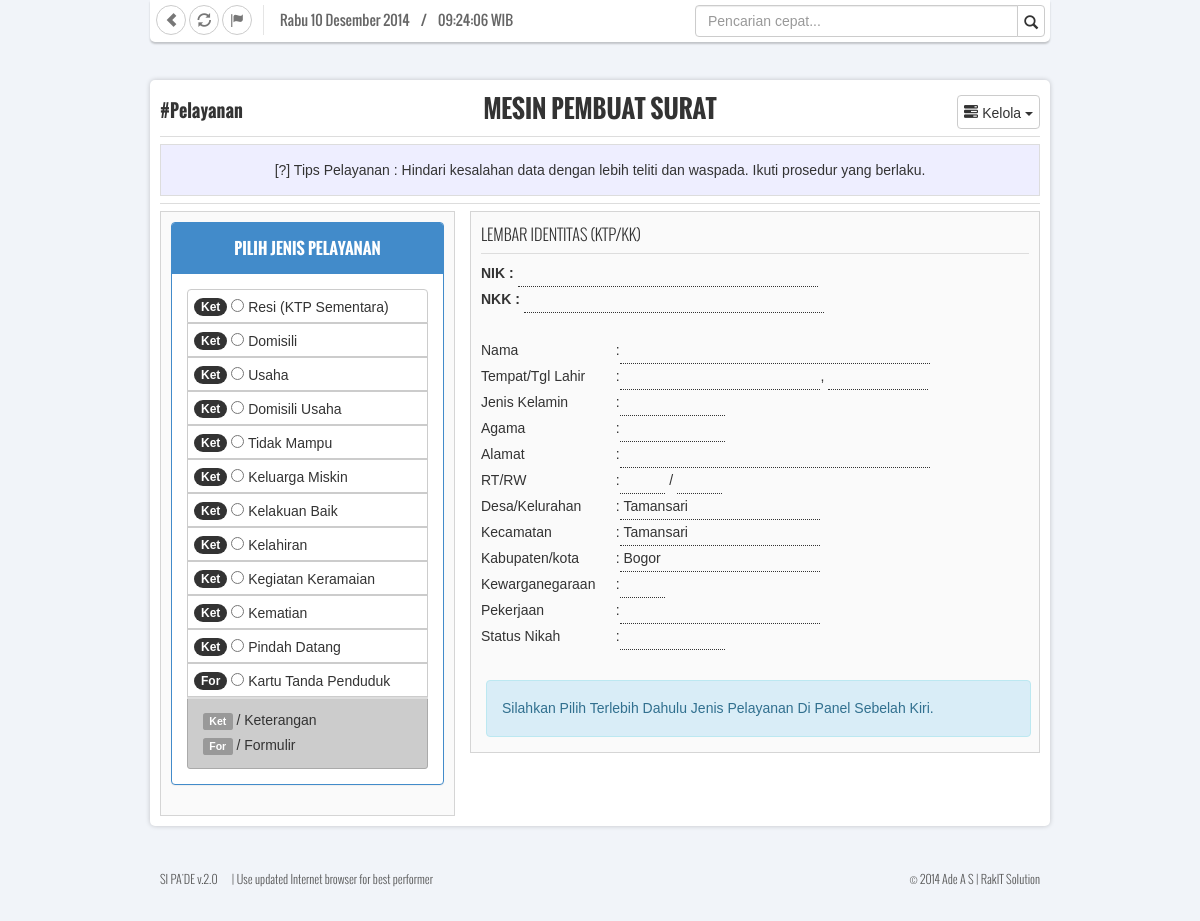
/t_surat.php (signed in), run on the app's committed database.
### tables this page shows
CREATE TABLE IF NOT EXISTS `arsip_surat` (
  `id_surat` int(5) NOT NULL AUTO_INCREMENT,
  `nama_surat` varchar(200) NOT NULL,
  `singkat_surat` varchar(50) NOT NULL,
  `ket_surat` varchar(500) NOT NULL,
  `jw` varchar(5) NOT NULL,
  `jenis` enum('K','F','P') NOT NULL DEFAULT 'K',
  `aktif` enum('Y','N') NOT NULL DEFAULT 'Y',
  PRIMARY KEY (`id_surat`)
);

CREATE TABLE IF NOT EXISTS `pengaturan` (
  `id` int(11) NOT NULL AUTO_INCREMENT,
  `desa` varchar(200) NOT NULL,
  `kecamatan` varchar(200) NOT NULL,
  `kabupaten` varchar(200) NOT NULL,
  `provinsi` varchar(200) NOT NULL,
  `alamat` varchar(500) NOT NULL,
  `kodepos` varchar(200) NOT NULL,
  `kodedesa` varchar(200) NOT NULL,
  `kodekab` varchar(10) NOT NULL,
  `kepaladesa` varchar(200) NOT NULL,
  `install` enum('Y','N') NOT NULL DEFAULT 'Y',
  PRIMARY KEY (`id`)
);

### fungsi/ubahkarakter.php (called while the page is built, shortened)
<?php
function ubah_huruf_ke_kecil($paragrap) {
$kalimat = strtolower($paragrap);
return $kalimat;
}
?>

### t_surat.php (the view, shortened to what this page needs)
<?php
if($_SESSION[login]==0){
  header('location:inc/logout.php');
}
else{
if (empty($_SESSION['namauser']) AND empty($_SESSION['passuser']) AND $_SESSION['login']==0){
  echo "Anda harus masuk terlebih dahulu !";
}
else{
?>
<?php
include "fungsi/ubahkarakter.php";
?>
<html xmlns="http://www.w3.org/1999/xhtml">
<head>
	<link rel="stylesheet" type="text/css" href="bootstrap/css/bootstrap.css">
	<link type="text/css" href="rakstrap/css/style.css" rel="stylesheet">
<link rel="stylesheet" href="rakstrap/css/autosuggest_inquisitor.css" type="text/css" media="screen" charset="utf-8" />
  <link href="rakstrap/css/loadingindicator.css" rel="stylesheet">
    <link href="bootstrap/css/bootstrap-datetimepicker.min.css" rel="stylesheet" media="screen">
</head>
<body class="pace-done">
<?php include "inc/ui_top_panel.php"; ?>
<div class="container clearfix">
<div class="header clearfix">
<div class="row">
  <div class="col-md-4"><h2>#Pelayanan</h2></div>
  <div class="col-md-4" style="text-align:center;"><h1>MESIN PEMBUAT SURAT</h1></div>
  <div class="col-md-4" style="text-align:right;">
<div class="btn-group">
    <button data-toggle="dropdown" class="btn btn-default dropdown-toggle" type="button">
      <span class="glyphicon glyphicon-tasks"></span> Kelola
      <span class="caret"></span>
    </button>
	</div>
</div>
</div>
    <div class="clear"> </div><hr>
<div class="informasi" align="center"> [?] Tips Pelayanan : Hindari kesalahan data dengan lebih teliti dan waspada. Ikuti prosedur yang berlaku.
     </div>
     <hr>
	 </div>
<form action="submit.php" method="POST" class="input has-validation-callback" id="t_surat">
     <div class="content clearfix" style="width:295px; float:left; margin:0;">
     <div class="panel panel-primary">
      <div class="panel-heading">
        <h2 class="panel-title" align="center">PILIH JENIS PELAYANAN</h2>
      </div>
      <div class="panel-body">
    <div class="btn-group-vertical"  style="width:241px;">
    <?php
$surat=mysql_query("SELECT * FROM arsip_surat where aktif='Y'");
	while($s=mysql_fetch_array($surat)){
$singkat = ubah_huruf_ke_kecil($s['singkat_surat']);
if ($s[jenis]=='K'){$jenissurat='Ket';$jenissuratinfo='Surat Keterangan';}
if ($s[jenis]=='F'){$jenissurat='For';$jenissuratinfo='Formulir';}
echo "<label class='btn btn-default' id='$singkat'>
	<span class='badge' title='$jenissuratinfo'>$jenissurat</span>
        <input type='radio' name='surat' value='$s[id_surat]' class='trigger'  data-rel='$singkat'/> $s[nama_surat]
    </label>
    <div style='display: none;' class='lembar2 surat_$singkat info_surat'>$s[ket_surat]</div>";
	} ?>
	      </div>
  <div class="panel-footer">
  <span class="label label-default">Ket</span> / Keterangan<br/>
  <span class="label label-default">For</span> / Formulir</div>
    </div>
    </div>
     </div>
     <div class="content clearfix" style="width:570px; float:right; margin:0; position:static;">
<b>
<h3>LEMBAR IDENTITAS (KTP/KK)</h3></b><hr>
      <table border="0" width="100%">
  <tbody><tr>
    <td colspan="5" id="autosugest"><b>NIK :</b> <input autocomplete="off" name="noid" data-get="no_pen" value="<?php if(isset($_GET[nik])) {echo $_GET[nik];} ?>" style="width: 300px;" id="no_pen" data-validation="number" data-validation-error-msg="&nbsp;?&nbsp;&nbsp; : Pastikan data berupa angka." type="text">
      <span class="no_cek" id="no_pen_cek">&nbsp;</span></td>
    </tr>
  <tr>
    <td colspan="5" id="autosugest"><b>NKK :</b> <input name="nokk" data-get="no_kk" value="<?php if(isset($_GET[nokk])) {echo $_GET[nokk];} ?>" style="width: 300px;" id="no_kk" type="text">
      <span class="no_cek" id="no_kk_cek">&nbsp;</span></td>
    </tr>
  <tr>
    <td colspan="3">&nbsp;</td>
    <td colspan="2"></td>
  </tr>
  <tr>
    <td>Nama</td>
    <td width="0%">:</td>
    <td colspan="3"><input name="nama" id="nama" style="width:310px;" data-validation="custom" data-validation-regexp="^[a-zA-Z\.\(\)\-\s]+$" data-validation-error-msg="&nbsp;?&nbsp;&nbsp; : Jangan Menggunakan Singkatan,Angka." type="text"></td>
    </tr>
  <tr>
    <td>Tempat/Tgl Lahir</td>
    <td>:</td>
    <td colspan="3"><input name="ttl1" id="ttl1" data-validation="custom" data-validation-regexp="^[a-zA-Z\.\-\s]+$" data-validation-error-msg="&nbsp;?&nbsp;&nbsp; : Kota Kelahiran Harus di isi !" type="text" style="width:200px;">,
                    <input size="16" id="ttl2" data-date="" data-date-format="dd-mm-yyyy" value="" readonly="" type="text" name="ttl2" style="width:100px;" data-validation="date" data-validation-error-msg="&nbsp;?&nbsp;&nbsp;" data-validation-format="dd-mm-yyyy" maxlength="10">
                     </td>
    </tr>
  <tr>
    <td>Jenis Kelamin</td>
    <td>:</td>
    <td width="52%"><select name="jk" id="jk" data-validation="number" data-validation-error-msg="&nbsp;?&nbsp;&nbsp; : Pilih salah satu !" style="width:105px;">
    <option value="a" selected="selected"> </option>
    <option value="1">Laki-Laki</option>
    </select></td>
    <td width="1%">&nbsp;</td>
    <td width="17%">&nbsp;</td>
    </tr>
  <tr>
    <td>Agama</td>
    <td>:</td>
    <td><select name="agm" id="agm" data-validation="number" data-validation-error-msg="&nbsp;?&nbsp;&nbsp; : Pilih salah satu !" style="width:105px;">
	<option value="a" selected="selected"> </option>
    <?php $arsip_agama = mysql_query("select * from arsip_agama");
	while($agama=mysql_fetch_array($arsip_agama)){
		echo "<option value='$agama[id_agama]'>$agama[agama]</option>";
	}
		?></select>&nbsp;</td>
    <td>&nbsp;</td>
    <td>&nbsp;</td>
  </tr>
  <tr>
    <td>Alamat</td>
    <td>:</td>
    <td>
    <input name="almt" id="almt" style="width:310px;" data-validation="custom" data-validation-regexp="^[a-zA-Z\0-9\-\.\s]+$" data-validation-error-msg="&nbsp;?&nbsp;&nbsp; : Sebutkan KP/JL !" type="text"></td>
    <td rowspan="2"></td>
    <td>&nbsp;</td>
    </tr>
  <tr>
    <td>RT/RW</td>
    <td>:</td>
    <td>
      <input name="rt" id="rt" min="1" style="width:45px;" data-validation="number" data-validation-error-msg="&nbsp;?&nbsp;&nbsp; : Hanya berupa angka!" type="number"> /
      <input name="rw" id="rw" min="1" style="width:45px;" data-validation="number" data-validation-error-msg="&nbsp;?&nbsp;&nbsp; : Hanya berupa angka!" type="number">
    </td>
    <td></td>
  </tr><?php $pengaturan = mysql_query("select * from pengaturan where id='2'");
	$set=mysql_fetch_array($pengaturan);
		?>
  <tr>    <td>Desa/Kelurahan</td>
    <td>:</td>
    <td><input name="desa" id="desa" style="width:200px;" value="<?php echo "$set[desa]"; ?>" data-validation="custom" data-validation-regexp="^[a-zA-Z\-\.\s]+$" data-validation-error-msg="&nbsp;?&nbsp;&nbsp; : Harus diisi !" type="text">&nbsp;</td>
    <td></td>
    <td></td>
  </tr>
  <tr>
    <td>Kecamatan</td>
    <td>:</td>
    <td><input name="kec" id="kec" style="width:200px;" value="<?php echo "$set[kecamatan]"; ?>" data-validation="custom" data-validation-regexp="^[a-zA-Z\-\.\s]+$" data-validation-error-msg="&nbsp;?&nbsp;&nbsp; : Harus diisi !" type="text">&nbsp;</td>
    <td></td>
    <td></td>
  </tr>
  <tr>
    <td>Kabupaten/kota</td>
    <td>:</td>
    <td><input name="kab" id="kab" style="width:200px;" value="<?php echo "$set[kabupaten]"; ?>" data-validation="custom" data-validation-regexp="^[a-zA-Z\-\.\s]+$" data-validation-error-msg="&nbsp;?&nbsp;&nbsp; : Harus diisi !" type="text">&nbsp;</td>
    <td></td>
    <td></td>
  </tr>
  <tr>
    <td>Kewarganegaraan</td>
    <td>:</td>
    <td><select name="wn" id="wn" data-validation="number" data-validation-error-msg="&nbsp;?&nbsp;&nbsp; : Pilih salah satu !" style="width:45px;">
    <option value="a"> </option>
    <option value="1">WNI</option>
    </select></td>
    <td>&nbsp;</td>
    <td>&nbsp;</td>
    </tr>
  <tr>
    <td>Pekerjaan</td>
    <td>:</td>
    <td><select name="kerja" id="kerja" data-validation="number" data-validation-error-msg="&nbsp;?&nbsp;&nbsp; : Pilih salah satu !" style="width:200px;">
    <option value="a"> </option>
	<?php $arsip_pekerjaan = mysql_query("select * from arsip_pekerjaan");
	while($kerja=mysql_fetch_array($arsip_pekerjaan)){
		echo "<option value='$kerja[id_pekerjaan]'>$kerja[pekerjaan]</option>";
	}
		?></select></td>
    <td>&nbsp;</td>
    <td>&nbsp;</td>
    </tr>
  <tr>
    <td>Status Nikah</td>
    <td>:</td>
    <td><select name="status" id="status" data-validation="number" data-validation-error-msg="&nbsp;?&nbsp;&nbsp; : Pilih salah satu !" style="width:105px;">
    <option value="a"> </option>
	<?php $arsip_status = mysql_query("select * from arsip_status");
	while($sts=mysql_fetch_array($arsip_status)){
		echo "<option value='$sts[id_status]'>$sts[status]</option>";
	}
		?>
		</select></td>
    <td>&nbsp;</td>
    <td>&nbsp;</td>
    </tr>
  <tr>
    <td>&nbsp;</td>
    <td>&nbsp;</td>
    <td>&nbsp;</td>
    <td>&nbsp;</td>
    <td>&nbsp;</td>
  </tr>
      </tbody></table>
      <table width="100%" style="display:block;" class="lembar2" id="info">
      <tbody>
	  <tr>
        <td colspan="5" style="padding:5px;"><div class="alert alert-info" style="width:545px;">Silahkan Pilih Terlebih Dahulu Jenis Pelayanan Di Panel Sebelah Kiri.</div></td>
      </tr>
	  </tbody>
	  </table>
  </div>
     </form>
     </div> </div>
<div class="footer clearfix"><div style="float:left; width:300px; text-align:left;">SI PA'DE v.2.0 &nbsp;&nbsp;&nbsp;&nbsp; | Use updated Internet browser for best performer</div><div style="float:right; width:300px; text-align:right;">© 2014 Ade A S | RakIT Solution <br></div></div>
<br/>
</body></html>
  <?php
}
}
?>

### inc/ui_top_panel.php (shortened to what this page needs)
<div class="search-panel">
	<div class="container clearfix">
		<nav>
			<a href="beranda" data-info="Kembali" id="tooltip" data-toggle="tooltip" data-placement="bottom" title="Ke Beranda"><span class="glyphicon glyphicon-chevron-left"></span></a>
			<a href="javascript::" data-info="Muat Ulang" id="tooltip" onclick="window.location.reload()" data-toggle="tooltip" data-placement="bottom" title="Muat Ulang"><span class="glyphicon glyphicon-refresh"></span></a>
			<a href="javascript::" data-info="Info" id="tooltip" data-toggle="tooltip" data-placement="bottom" title="Bantuan"><span class="glyphicon glyphicon-flag"></span></a>
		</nav>
		<span  id="date_time" class="clock"></span>
		<div class="searchbox pull-right">
       <form id="searchForm" onsubmit="onSearchSubmit(event)" action="data?filterhdk=0&filterrw=0&filterrt=0&tampilan=2&jph=20&hal=1&by=0" method="get">
		 <div class="input-group">
     <input type="text" name="query" class="form-control" placeholder="Pencarian cepat..." value="<?php if(isset($_GET['query'])) {echo $_GET['query'];}?>">
  <span class="input-group-btn">
       <button class="btn btn-default" id="searchSubmit" type="submit"><span class="glyphicon glyphicon-search"></span></button>
     </span>
   </div>
	 </form>
	 </div>
	</div>
</div>

### rakstrap/css/style.css (style rules this page uses)
html,body,div,span,applet,object,iframe,h1,h2,h3,h4,h5,h6,p,blockquote,pre,a,abbr,acronym,address,big,cite,code,del,dfn,em,img,ins,kbd,q,s,samp,small,strike,strong,sub,sup,tt,var,b,u,i,dl,dt,dd,ol,nav ul,nav li,fieldset,form,label,legend,table,caption,tbody,tfoot,thead,tr,th,td,article,aside,canvas,details,embed,figure,figcaption,footer,header,hgroup,menu,nav,output,ruby,section,summary,time,mark,audio,video { margin:0;padding:0;border:0;font-size:100%;font:inherit;vertical-align:baseline; }
article, aside, details, figcaption, figure,footer, header, hgroup, menu, nav, section { display: block; }
table { border-collapse:collapse;border-spacing:0; }
body,ul,div,input { list-style:none;border:0;background:none;outline:none;margin:0;padding:0 }
a,a:active,a:link { color: #333; text-decoration: none }
body { font: 14px/20px "Tahoma",Helvetica,Arial,sans-serif; line-height: 20px; color:#333; background:none repeat scroll 0% 0% #F1F4F9; }
.clearfix:before, .clearfix:after { content: ""; display: table; }
.clearfix:after { clear: both; }
hr { color:#FFF;border: medium none; border-top:#ddd solid 1px; }
h1, h2, h3, h4, h5, h6 { font-family:'Oswald', Helvetica,Arial,sans-serif; font-weight: 400; color:#333333; }
h1,h2 { line-height:24px; }
h1 { font-family: 'Oswald', Helvetica,Arial,sans-serif; font-weight: 700; font-size: 25px; line-height: 25px; }
h2 { font-family: 'Oswald', Helvetica,Arial,sans-serif; font-weight: 700; font-size: 18px; line-height: 30px; }
h3 { font-family: 'Oswald', Helvetica,Arial,sans-serif; font-weight: 300; font-size: 16px; line-height: 24px; }
strong, b { font-weight: bold; }
.footer { width: 90%; margin: 20px auto 0 auto; padding: 10px; background: transparent; text-align:center; color:#555; font-size:12px; font-family: 'Oswald'; font-style: normal; font-weight: 300; line-height:25px; }
.container { width: 900px; margin: 30px auto 0px; background: none repeat scroll 0% 0% rgb(255, 255, 255); box-shadow: 0px 0px 5px rgba(0, 0, 0, 0.2); padding: 10px; border-radius: 5px; }
.header { padding: 0px; margin: 5px auto auto auto; }
.content { background: #fafafa; border: 1px solid rgb(213, 213, 213); margin: auto; padding: 10px; }
.content { font: 13px; line-height:25px; }
.content input[type="text"],.content input[type="number"] { border-bottom:dotted 1px #333; min-width:45px;color:#333; padding-left:3px; }
.content select { border:medium none; background:none; border-bottom:dotted 1px #333;color:#333; }
.content select option { border:medium none; background:#fff; }
select { cursor:text; -moz-appearance: none; -webkit-appearance:none; text-indent: 0.01px; text-overflow: ''; }
.informasi { background:#eef; background-image: -moz-linear-gradient(right, #fff, #eef); padding:15px 10px; border:solid 1px #ddd }
.search-panel .container > nav { float: left; }
.search-panel .container > nav a { float: left; position: relative; width: 30px; height: 30px; background: #fff; border-radius: 50%; color: #777; margin: 0 0.1em; padding:3px 0 0 7px; border: 1px solid #ccc; }
.search-panel { position:relative; width:900px; padding:0; height:50px; margin:auto; background:transparent; z-index:999; }
.search-panel .container { position:fixed; width:900px; padding:5px 5px;top:0px; background:-moz-linear-gradient(center top , #ffffff, #f5f5f5) repeat scroll 0% 0% #fafafa; margin:0px; border-radius:0; border-bottom-left-radius:5px; border-bottom-right-radius:5px; box-shadow: 0px 2px 2px rgba(0, 0, 0, 0.2); }
.search-panel .container .searchbox { width:350px; }
.search-panel .container .clock { border-left: 1px solid #e5e5e5;height: 30px;margin-left: 10px;float:left; font-family:"Oswald",Helvetica,Arial,sans-serif; padding: 5px 0 0 10px; line-height:20px; font-size:14px; color:#666; }
.masthead, .footer { max-width: 900px; margin: 0 auto; text-align: center; }
.footer { font-size: 12px; margin-top:30px; }
div.content .btn, .pagination, .pagination li.active { box-shadow:0px 2px 0px #ddd; }

### data on the page
arsip_surat: jenis "Ket", nama_surat "Resi (KTP Sementara)"
arsip_surat: jenis "Ket", nama_surat "Domisili"
arsip_surat: jenis "Ket", nama_surat "Usaha"
arsip_surat: jenis "Ket", nama_surat "Domisili Usaha"
arsip_surat: jenis "Ket", nama_surat "Tidak Mampu"
arsip_surat: jenis "Ket", nama_surat "Keluarga Miskin"
arsip_surat: jenis "Ket", nama_surat "Kelakuan Baik"
arsip_surat: jenis "Ket", nama_surat "Kelahiran"
arsip_surat: jenis "Ket", nama_surat "Kegiatan Keramaian"
arsip_surat: jenis "Ket", nama_surat "Kematian"
arsip_surat: jenis "Ket", nama_surat "Pindah Datang"
arsip_surat: jenis "For", nama_surat "Kartu Tanda Penduduk"
pengaturan: desa "Tamansari", kec "Tamansari", kab "Bogor"
